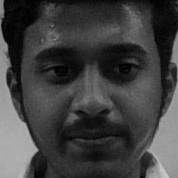
#> input picture dataset/person_3/image_1.jpg, 178 x 178 px; its folder holds only this picture in this run
$ python 'Preprocessing images.py'
#> lines starting #> are read from the running program, lines starting #| are printed output that depends on the picture
import cv2
import os

def preprocess_dataset(input_folder, output_folder, target_size=(100, 100), apply_equalization=False):
    # Create output folder if it doesn't exist
#> called with input_folder = 'dataset', output_folder = 'preprocessed_dataset', target_size = (100, 100), apply_equalization = True
    if not os.path.exists(output_folder):
        os.makedirs(output_folder)

    # Loop through each subfolder (representing different individuals) in the input folder
    for person_folder in os.listdir(input_folder):
        person_path = os.path.join(input_folder, person_folder)
        if os.path.isdir(person_path):
            # Create output subfolder for the current person
            output_person_folder = os.path.join(output_folder, person_folder)
            if not os.path.exists(output_person_folder):
                os.makedirs(output_person_folder)

            # Loop through the images in the current person's folder
            for filename in os.listdir(person_path):
                if filename.endswith(".jpg") or filename.endswith(".jpeg") or filename.endswith(".png"):
                    # Read the image
                    image_path = os.path.join(person_path, filename)
                    image = cv2.imread(image_path)
#> image is the input picture: shape (178, 178, 3); min 0, max 204, mean 64.1

                    # Convert image to grayscale
                    gray_image = cv2.cvtColor(image, cv2.COLOR_BGR2GRAY)

                    # Resize the image to the target size
                    resized_image = cv2.resize(gray_image, target_size)

                    # Optionally apply histogram equalization
                    if apply_equalization:
                        equalized_image = cv2.equalizeHist(resized_image)
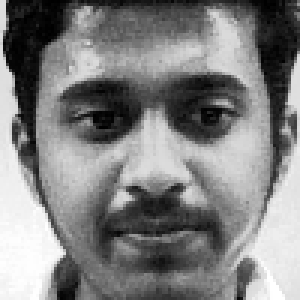
#> equalized_image: shape (100, 100) (shown 3 times larger); min 0, max 255, mean 128.6
                        # Save the equalized image
                        output_path = os.path.join(output_person_folder, filename)
                        cv2.imwrite(output_path, equalized_image)
                    else:
                        # Save the resized image
                        output_path = os.path.join(output_person_folder, filename)
                        cv2.imwrite(output_path, resized_image)

# Example usage:
input_folder = "dataset"  # Input folder containing subfolders for each individual
output_folder = "preprocessed_dataset"  # Output folder for preprocessed images
target_size = (100, 100)  # Target size for resizing the images
apply_equalization = True  # Whether to apply histogram equalization

preprocess_dataset(input_folder, output_folder, target_size, apply_equalization)

$ run again, on dataset/person_3/image_10.jpg
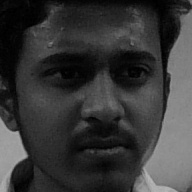
#> input picture dataset/person_3/image_10.jpg, 192 x 192 px
#> in preprocess_dataset, image is the input picture: shape (192, 192, 3); min 0, max 183, mean 56.1
#> in preprocess_dataset, `equalized_image = cv2.equalizeHist(resized_image)`:
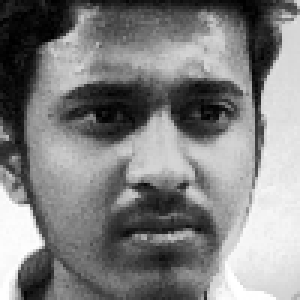
#> equalized_image: shape (100, 100) (shown 3 times larger); min 0, max 255, mean 128.6

$ run again, on dataset/person_3/image_100.jpg
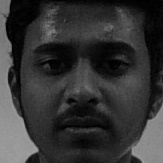
#> input picture dataset/person_3/image_100.jpg, 163 x 163 px
#> in preprocess_dataset, image is the input picture: shape (163, 163, 3); min 0, max 162, mean 52.5
#> in preprocess_dataset, `equalized_image = cv2.equalizeHist(resized_image)`:
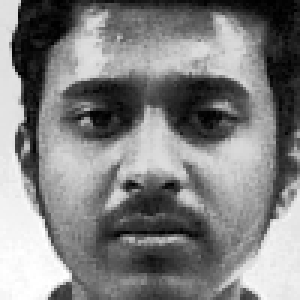
#> equalized_image: shape (100, 100) (shown 3 times larger); min 0, max 255, mean 128.7
